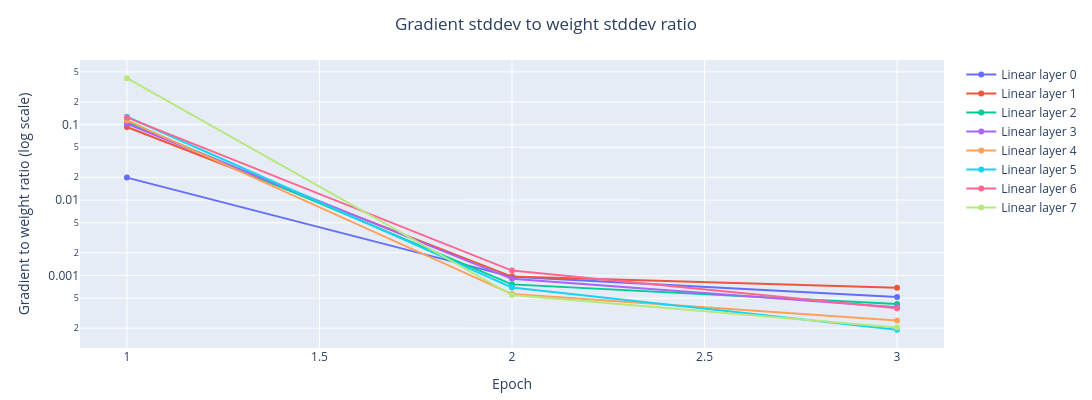
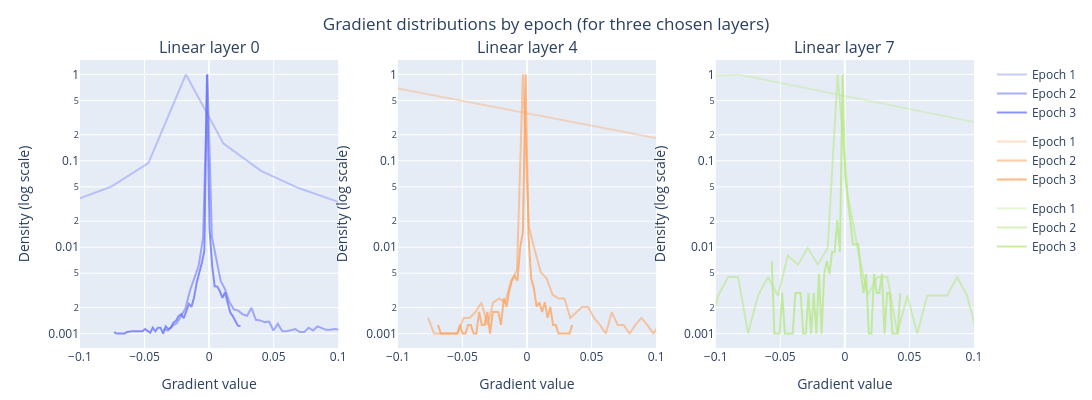

These figures' notebook cell, in order:
### Code cell
#Training the same deepnet with standard initialization:
epochs = 3
deepnet = DeepNet(glorot_init=False)
gradient_visualizer = GradientVisualizer(deepnet,epochs)
trainer.train(deepnet,gradient_visualizer,epochs=epochs)
show_static(gradient_visualizer)
